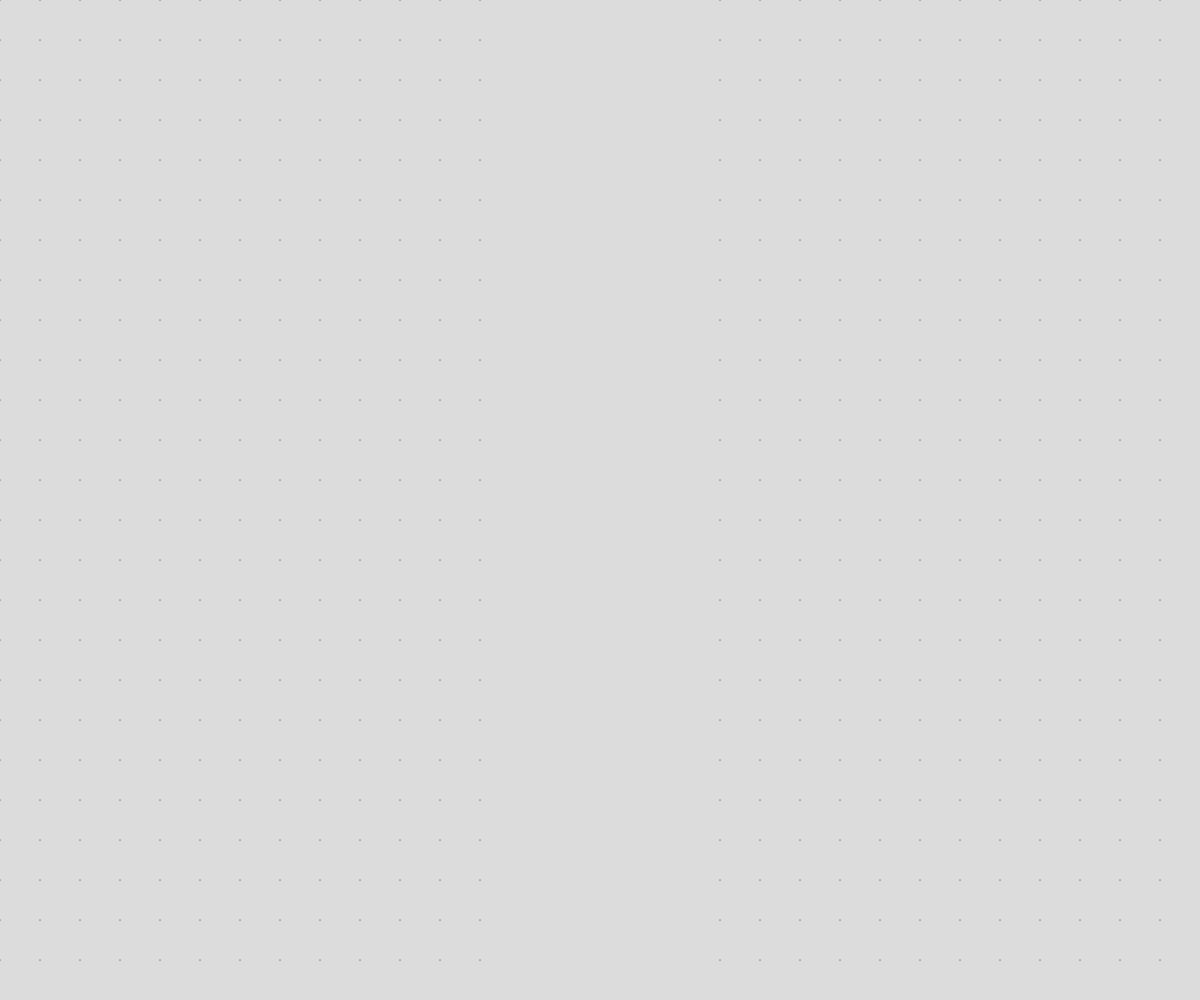
Frame 1 (no input)
Frame 60 (no input): identical to frame 1, image omitted
Frame 120 (the mouse pressed at the canvas centre since frame 60): identical to frame 1, image omitted

The p5.js sketch that drew this single still picture (run headless with seeded random() and noise() and a simulated clock; from frame 60 on, the mouse is pressed at the canvas centre):

// p5.js sketch
// ── sketch.js
// Loops Prep
// Adrian Chan
// October 10, 2025

// GLOBAL VARIABLES
let gridSize = 40

function setup() {
  createCanvas(windowWidth, windowHeight);
}

function grid(){
  // Draw a grid
  let x = 0; 
  while (x<width){
    let y = 0;
    while (y<height){
      if (abs(width/2-x)>100){
       point(x,y); 
      }
      y+= gridSize;
    }
    x+=gridSize;
  }
}

function draw() {
  background(220);
  grid();
}
